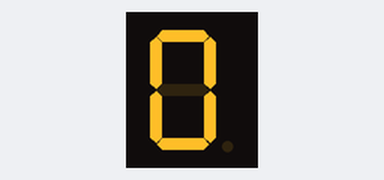
This sketch was run on a simulated Arduino Uno, built with avr-gcc and run on an emulated ATmega328P. On the bench: 1-digit seven-segment display. Wiring (inferred from the names in the program): 1-digit 7-segment display, segments lit when HIGH: segments pin 4, pin 5, pin 6, pin 7, pin 8, pin 9, pin 10. The segment pins are drawn as the display they are named for.

Above: at 0.1 s.
At 1.1 s:
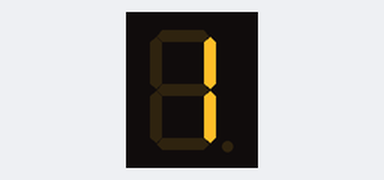
At 2.1 s:
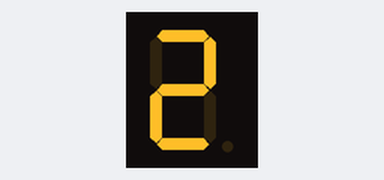
At 4.1 s:
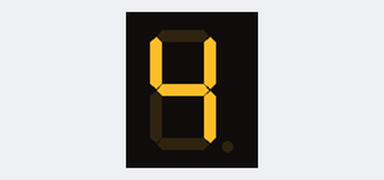
At 6.1 s:
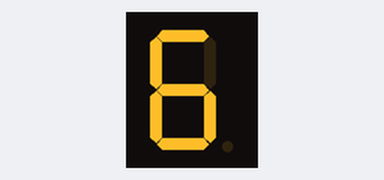
At 9.1 s:
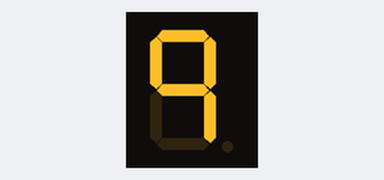

The sketch:

V1.ino
```cpp
/* The goal of the program is to count from 0 to 9 using the simpliest way possible
pinMode, digitalWrite*/
void setup() {
  // Define the pins as Outputs
  //In this case each pin has to be individually defined
  pinMode(4,OUTPUT); //Segment A
  pinMode(5,OUTPUT); //Segment B
  pinMode(6,OUTPUT); //Segment C
  pinMode(7,OUTPUT); //Segment D
  pinMode(8,OUTPUT); //Segment E
  pinMode(9,OUTPUT); //Segment F
  pinMode(10,OUTPUT); //Segment G
}

void loop() {
  // digitalWrite on and off the necessaries pins to display each number

//0
digitalWrite(4,1);
digitalWrite(5,1);
digitalWrite(6,1);
digitalWrite(7,1);
digitalWrite(8,1);
digitalWrite(9,1);
digitalWrite(10,0);
delay(1000);
//1
digitalWrite(4,0);
digitalWrite(5,1);
digitalWrite(6,1);
digitalWrite(7,0);
digitalWrite(8,0);
digitalWrite(9,0);
digitalWrite(10,0);
delay(1000);
//2
digitalWrite(4,1);
digitalWrite(5,1);
digitalWrite(6,0);
digitalWrite(7,1);
digitalWrite(8,1);
digitalWrite(9,0);
digitalWrite(10,1);
delay(1000);
//3
digitalWrite(4,1);
digitalWrite(5,1);
digitalWrite(6,1);
digitalWrite(7,1);
digitalWrite(8,0);
digitalWrite(9,0);
digitalWrite(10,1);
delay(1000);
//4
digitalWrite(4,0);
digitalWrite(5,1);
digitalWrite(6,1);
digitalWrite(7,0);
digitalWrite(8,0);
digitalWrite(9,1);
digitalWrite(10,1);
delay(1000);
//5
digitalWrite(4,1);
digitalWrite(5,0);
digitalWrite(6,1);
digitalWrite(7,1);
digitalWrite(8,0);
digitalWrite(9,1);
digitalWrite(10,1);
delay(1000);
//6
digitalWrite(4,1);
digitalWrite(5,0);
digitalWrite(6,1);
digitalWrite(7,1);
digitalWrite(8,1);
digitalWrite(9,1);
digitalWrite(10,1);
delay(1000);
//7
digitalWrite(4,1);
digitalWrite(5,1);
digitalWrite(6,1);
digitalWrite(7,0);
digitalWrite(8,0);
digitalWrite(9,0);
digitalWrite(10,0);
delay(1000);
//8
digitalWrite(4,1);
digitalWrite(5,1);
digitalWrite(6,1);
digitalWrite(7,1);
digitalWrite(8,1);
digitalWrite(9,1);
digitalWrite(10,1);
delay(1000);
//9
digitalWrite(4,1);
digitalWrite(5,1);
digitalWrite(6,1);
digitalWrite(7,0);
digitalWrite(8,0);
digitalWrite(9,1);
digitalWrite(10,1);
delay(1000);
}
```

Measured:
- by itself, everything shown: repeats every 10.0 s, in 10 steps
- what the display in image 1 shows lasts 1.0 s, from 1.0 s to 2.0 s
